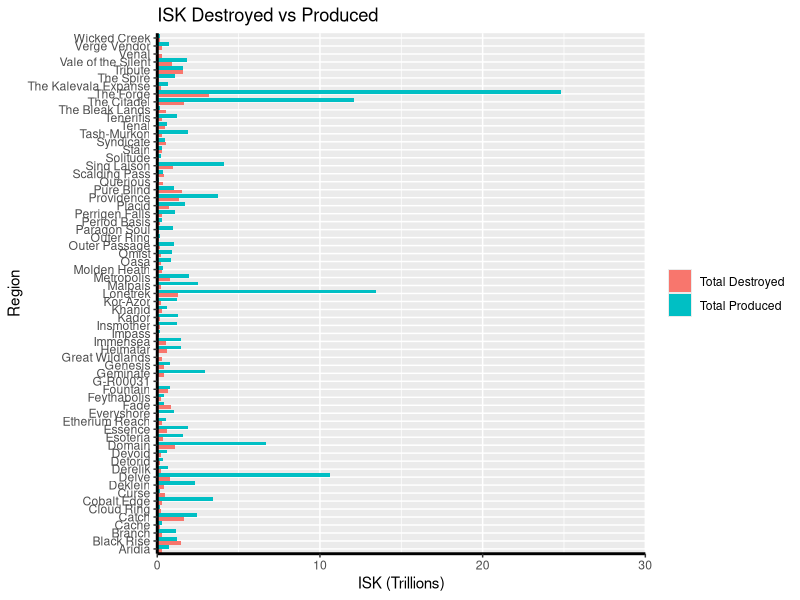

Source code (R):
library(ggplot2)
library(reshape2)

options("scipen"=999, "digits"=4)

RegionalStats <- read.csv("data/RegionalStats.csv")
regionName <- RegionalStats$regionName
totalProd <- RegionalStats$total.production
totalDest <- RegionalStats$total.destroyed

totalDest <- totalDest*0.000000000001
totalProd <- totalProd*0.000000000001

df <- data.frame(regionName, totalProd, totalDest)

mm <- melt(df[,c('regionName','totalDest','totalProd')], id.vars=1)
mm
ggplot(data=mm, aes(x=regionName, y=value)) +
  geom_bar(stat="identity", position="dodge",aes(fill = variable)) +
  coord_flip() +
  theme(axis.line = element_line(color = "black", size=1, linetype="solid")) +
  labs(title = "ISK Destroyed vs Produced", y="ISK (Trillions)", x="Region") +
  scale_y_continuous(expand = c(0,0), limits = c(0,30)) +
  guides(fill=guide_legend(title=NULL)) +
  scale_fill_discrete(breaks=c('totalDest', 'totalProd'),
                      labels=c("Total Destroyed", "Total Produced"))


